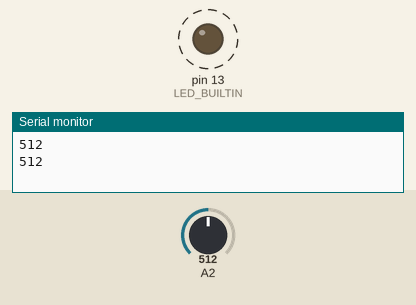
The sketch below on a simulated Arduino Uno, built with avr-gcc and run on an emulated ATmega328P. Shown: output pins drawn as LEDs (lit = HIGH), the last lines printed to the serial monitor. Dashed ring = blinking. Inputs (shaded band) come from the test bench; at power-on: A2 = 512.

Above: at 1.8 s.
1.9 s: A2 set to 306
At 2.2 s:
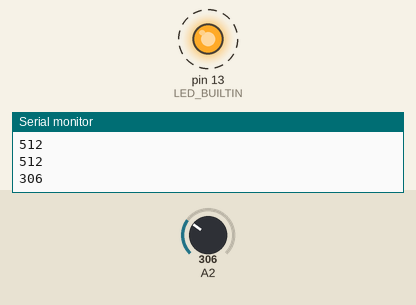
5.4 s: A2 set to 122
At 5.56 s:
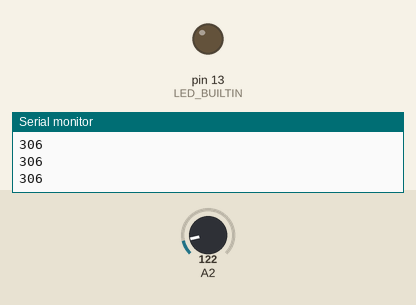
Timing chart, 0 to 14.9 s (numbered marks = the images above; inputs shaded):
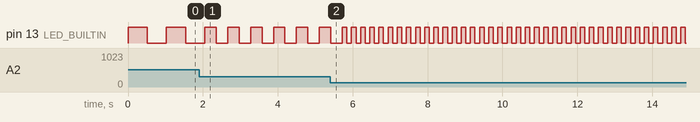

Measured:
- after the input at 1.9 s, pin 13 (LED_BUILTIN): alternates HIGH for 0.31 s and LOW for 0.31 s, starting after 0.46 s
- by itself, pin 13 (LED_BUILTIN): alternates HIGH for 0.51 s and LOW for 0.51 s

The sketch:

K05_3_ana_Eingaenge.ino
```cpp
void setup() {
  pinMode(LED_BUILTIN, OUTPUT);
  Serial.begin(9600);
}

void loop() {
  int Wartezeit = analogRead(2);
  Serial.println(Wartezeit);
  digitalWrite(LED_BUILTIN, HIGH);
  delay(Wartezeit);
  digitalWrite(LED_BUILTIN, LOW);
  delay(Wartezeit);
}
```
